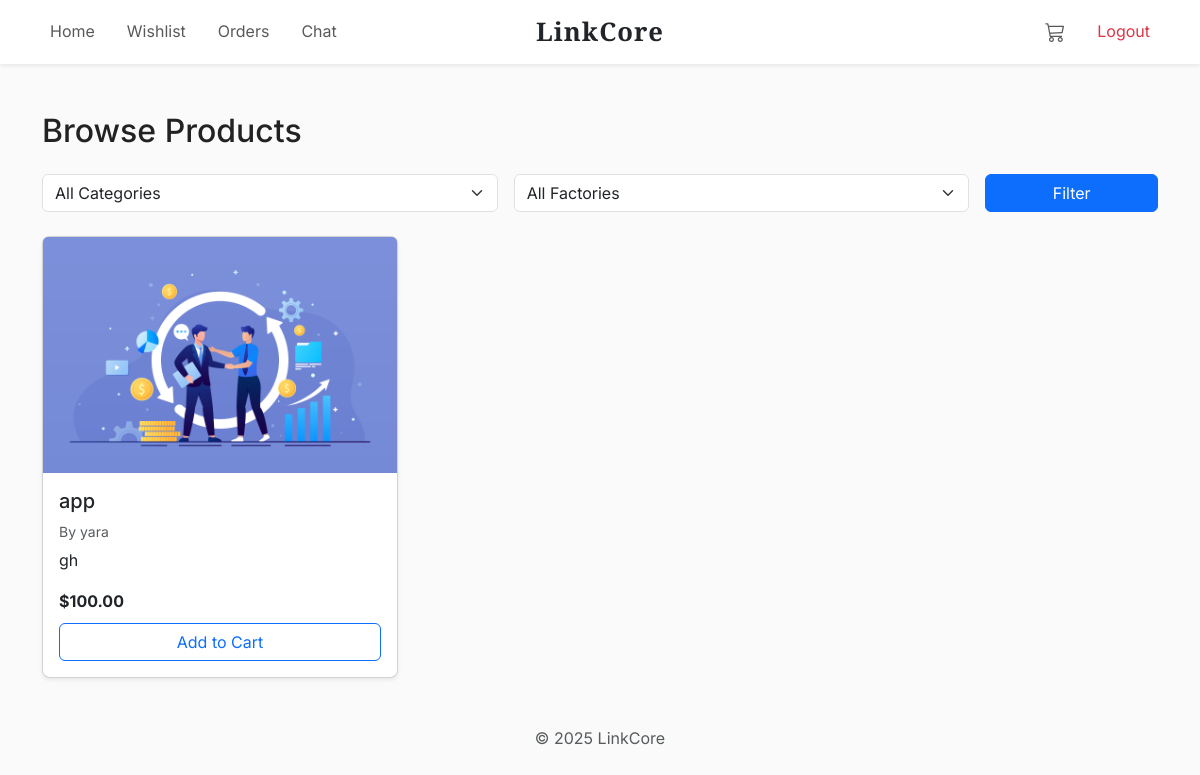
/shop (signed in), run on the app's committed database.
### models.py (models this page shows)
class Product(db.Model):
    __tablename__ = 'products'
    id = db.Column(db.Integer, primary_key=True)
    factory_id = db.Column(db.Integer, db.ForeignKey('factories.id'), nullable=False)
    name = db.Column(db.String(120), nullable=False)
    description = db.Column(db.Text)
    image_url = db.Column(db.String(255))
    quantity = db.Column(db.Integer, default=0)
    price = db.Column(db.Float, nullable=False)
    created_at = db.Column(db.DateTime, default=datetime.utcnow)
    ratings = db.relationship('Rating', backref='product')
    comments = db.relationship('Comment', backref='product')
    wishlist_items = db.relationship('Wishlist', backref='product')
    cart_items = db.relationship('CartItem', backref='product')

class Factory(db.Model):
    __tablename__ = 'factories'
    id = db.Column(db.Integer, primary_key=True)
    user_id = db.Column(db.Integer, db.ForeignKey('users.id'), nullable=False, unique=True)
    name = db.Column(db.String(100), nullable=False)
    location = db.Column(db.String(100), nullable=False)
    category_id = db.Column(db.Integer, db.ForeignKey('categories.id'), nullable=False)
    description = db.Column(db.Text)
    contact_info = db.Column(db.String(200))
    user = db.relationship('User', backref='factory_account', foreign_keys=[user_id])
    orders = db.relationship('Order', backref='factory', foreign_keys='Order.factory_id')
    products = db.relationship('Product', backref='factory', cascade="all, delete-orphan")

### routes/shop_routes.py (the view)
@shop_bp.route('/shop')
def browse():
    ok, user = seller_required()
    if not ok:
        return user
    selected_category = request.args.get('category', type=int)
    selected_factory = request.args.get('factory', type=int)
    categories = Category.query.all()
    factories = []
    query = Product.query
    if selected_category:
        factories = Factory.query.filter_by(category_id=selected_category).all()
        query = query.join(Factory).filter(Factory.category_id == selected_category)
    if selected_factory:
        factories = Factory.query.filter_by(id=selected_factory).all()
        query = query.filter(Product.factory_id == selected_factory)
    products = query.all()
    cart = Cart.query.filter_by(user_id=user.id).first()
    cart_quantity = sum(item.quantity for item in cart.items) if cart and hasattr(cart, 'items') and cart.items is not None else 0
    now = datetime.utcnow
    logger.debug(f"Rendering browse with now: {now}, cart_quantity: {cart_quantity}")
    return render_template(
        'shop/browse.html',
        user=user,
        categories=categories,
        factories=factories,
        products=products,
        selected_category=selected_category,
        selected_factory=selected_factory,
        now=now,
        cart_quantity=cart_quantity
    )

### routes/shop_routes.py (called while the page is built)
def seller_required():
    logger.debug("Entering seller_required")
    if 'user_id' not in session:
        flash('Please log in first.', 'error')
        logger.debug("No user_id in session")
        return False, redirect(url_for('auth.index'))
    user = User.query.get(session['user_id'])
    if not user or user.role != 'seller':
        flash('Unauthorized access.', 'error')
        logger.debug(f"Invalid user or role: {user.id if user else None}")
        return False, redirect(url_for('auth.index'))
    logger.debug(f"seller_required passed for user {user.id}, {user.name}")
    return True, user

### templates/shop/browse.html (shortened to what this page needs)
{% extends 'customer_base.html' %}
{% block content %}
<h2 class="mb-4">Browse Products</h2>
<form method="get" class="row g-3 mb-4">
    <div class="col-md-5">
        <select name="category" class="form-select" aria-label="Filter by category">
            <option value="">All Categories</option>
        </select>
    </div>
    <div class="col-md-5">
        <select name="factory" class="form-select" aria-label="Filter by factory">
            <option value="">All Factories</option>
        </select>
    </div>
    <div class="col-md-2 d-grid">
        <button type="submit" class="btn btn-primary">Filter</button>
    </div>
</form>
{% if products %}
<div class="row row-cols-1 row-cols-md-3 g-4">
    {% for product in products %}
    <div class="col">
        <div class="card product-card h-100 shadow-sm rounded-3">
            <a href="{{ url_for('shop.product_details', product_id=product.id) }}">
                <img src="{{ url_for('static', filename=product.image_url) if product.image_url else 'https://via.placeholder.com/300' }}"
                     class="card-img-top" alt="{{ product.name }}">
            </a>
            <div class="card-body d-flex flex-column">
                <a href="{{ url_for('shop.product_details', product_id=product.id) }}" class="text-decoration-none text-dark">
                    <h5 class="card-title">{{ product.name }}</h5>
                </a>
                <p class="text-muted small mb-1">By {{ product.factory.name }}</p>
                <p class="card-text text-truncate" title="{{ product.description }}">{{ product.description }}</p>
                <p class="fw-bold mb-2">${{ '%.2f'|format(product.price) }}</p>
                <form method="post" action="{{ url_for('shop.add_to_cart', product_id=product.id) }}" class="mt-auto">
                    <button type="submit" class="btn btn-outline-primary w-100">Add to Cart</button>
                </form>
            </div>
        </div>
    </div>
    {% endfor %}
</div>
{% else %}
<p class="text-muted text-center mt-5 fs-5">No products found.</p>
{% endif %}
{% endblock %}

### templates/customer_base.html (style rules this page uses)
body, .seller-page { font-family: 'Inter', sans-serif; font-size: 16px; line-height: 1.6; color: #222; background-color: #fafafa; }

### data on the page
Product: image_url (picture), name "app", factory.name "yara", description "gh", price "100.00"
